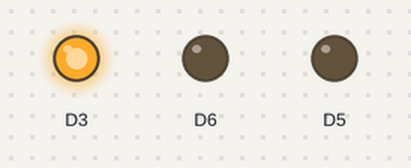
A sketch run on a simulated ESP8266 (NodeMCU). On the bench: output pins drawn as LEDs (lit = HIGH). Random numbers use the default seed unless the sketch sets one.

Above: at 0.1 s.
At 41.1 s:
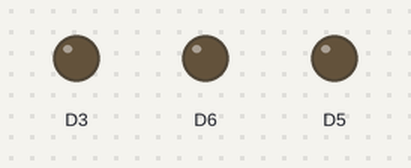
At 62.1 s:
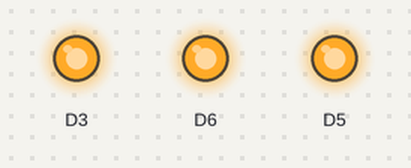
At 74.1 s:
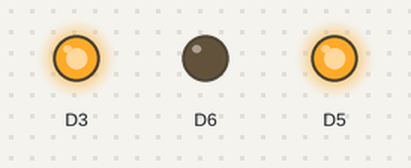
Timing chart, 0 to 75.6 s (numbered marks = the images above):
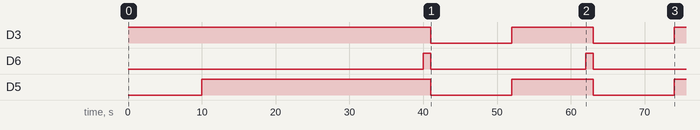

Measured:
- by itself, D3: goes HIGH 41.0 s, LOW 11.0 s, HIGH 11.0 s, LOW 11.0 s, then HIGH
- by itself, D6: LOW → HIGH at 40.0 s, → LOW 1.0 s later, → HIGH 21.0 s later, → LOW 1.0 s later, … (4 changes in this stretch)
- by itself, D5: goes HIGH 31.0 s, LOW 11.0 s, HIGH 11.0 s, LOW 11.0 s, then HIGH

The sketch:

Getallen_bende.ino
```cpp
void setup() {
  Serial.begin(115200);
  pinMode(D6, OUTPUT);
  pinMode(D5, OUTPUT);
  pinMode(D3, OUTPUT);

}

void loop() {
  int A = random(999);
  int B = random(999);
  int C = random(999);

  int D = random(999);


  if (A > B||A < C) {
      digitalWrite(D3, HIGH);
    }

  if (C > A && A < C) {
      digitalWrite(D5, HIGH);
    }

  if (B > C && B > A && C < A){
      digitalWrite(D6, HIGH);
    }

  if (D > A && D > B && D > C) {
      digitalWrite(D3, HIGH);
      digitalWrite(D5, HIGH);
      digitalWrite(D6, HIGH);

      delay (1000);

      digitalWrite(D3, LOW);
      digitalWrite(D5, LOW);
      digitalWrite(D6, LOW);

      delay (1000);
    }

delay (10000);

}
```
